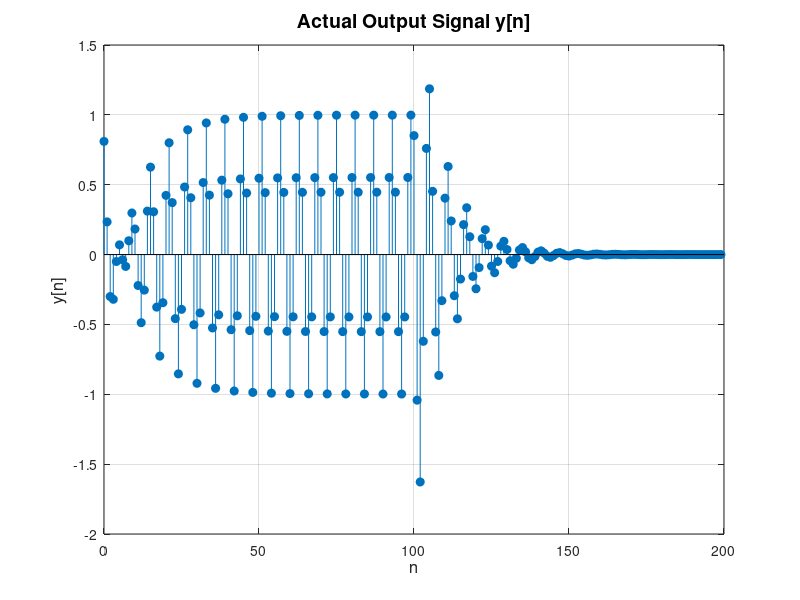

This chart was generated by the following MATLAB code:
omega0 = pi/3;
n = 0:199;

s = [ones(1, 100), zeros(1, 100)];
x = s .* cos(omega0 * n);

y = zeros(1, length(n) + 2);
x = [0, 0, x];

for i = 3:length(y)
    y(i) = 1.8 * cos(omega0) * y(i - 1) - 0.81 * y(i - 2) + 0.81 * x(i) - 1.8 * cos(omega0) * x(i - 1) + x(i - 2);
end

y = y(3:end);

figure;
stem(n, y, 'filled');
xlabel('n', 'FontSize', 12);
ylabel('y[n]', 'FontSize', 12);
title('Actual Output Signal y[n]', 'FontSize', 14);
grid on;
